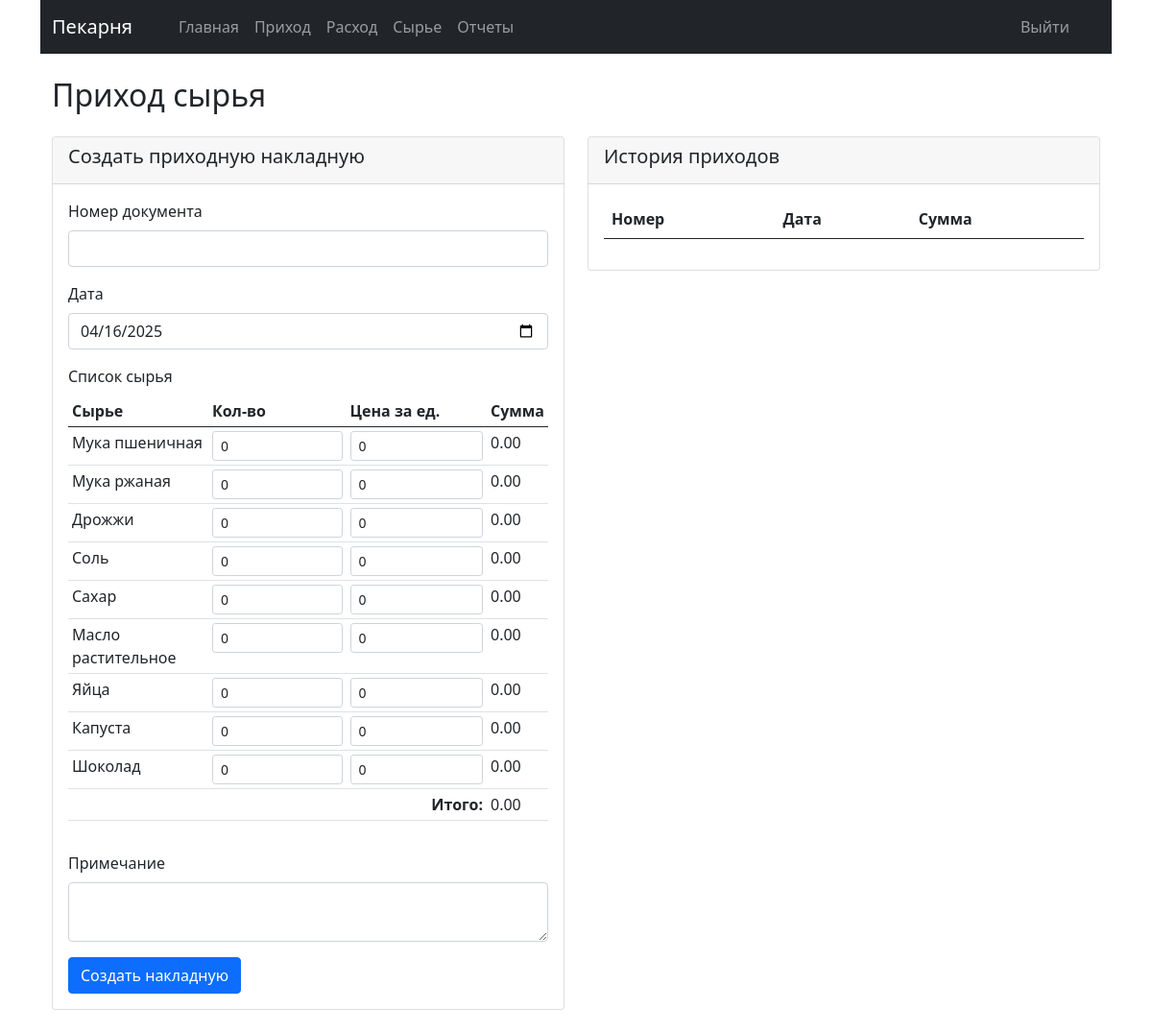
Page /index.php/storekeeper/prihod on the earlier database version.
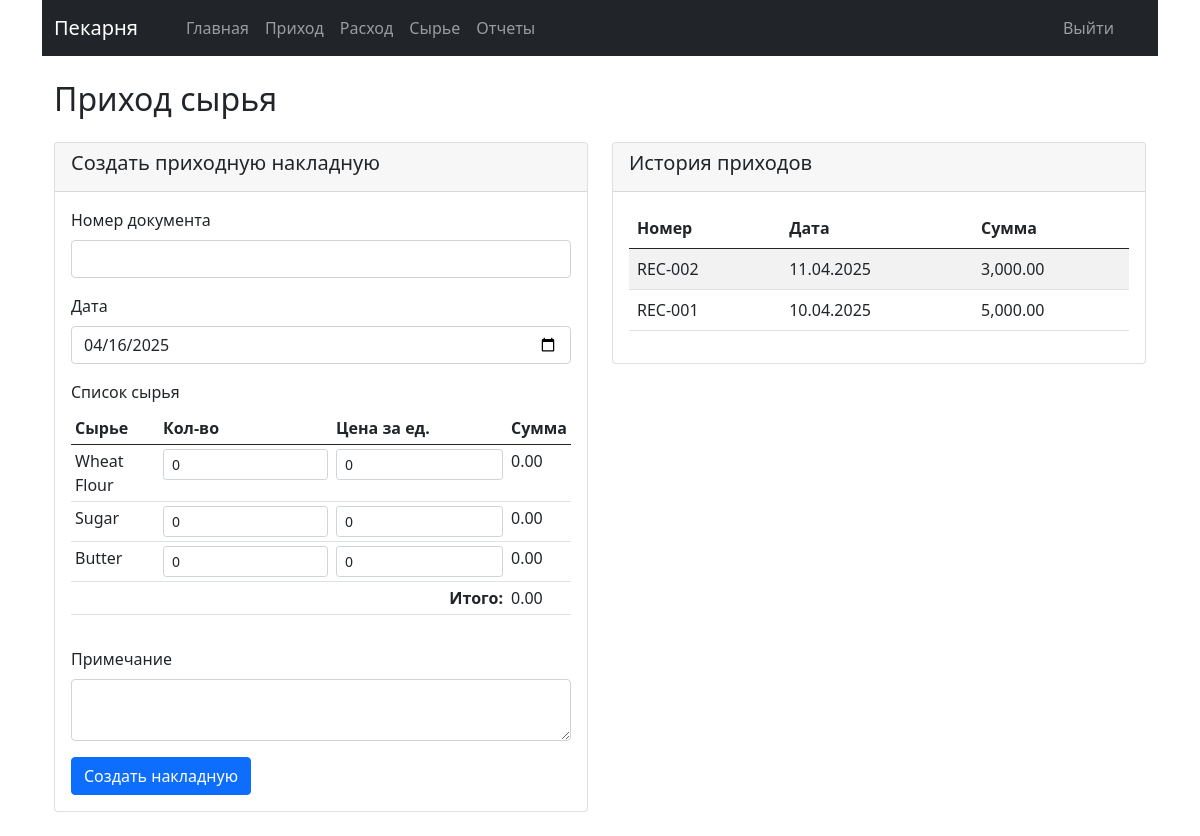
Same page on the later database version.
### tables this page shows
CREATE TABLE `Ingredients` (
  `ingredient_id` int NOT NULL,
  `name` varchar(100) NOT NULL,
  `unit_of_measure` varchar(20) NOT NULL,
  `current_stock` decimal(10,3) NOT NULL DEFAULT '0.000',
  `min_stock` decimal(10,3) NOT NULL DEFAULT '0.000',
  `cost_per_unit` decimal(10,2) DEFAULT NULL,
  `is_active` tinyint(1) DEFAULT '1'
);

CREATE TABLE `IngredientReceipts` (
  `receipt_id` int NOT NULL,
  `document_number` varchar(50) NOT NULL,
  `date` date NOT NULL,
  `supplier_id` int DEFAULT NULL,
  `total_cost` decimal(12,2) NOT NULL,
  `received_by` int DEFAULT NULL,
  `notes` text
);

### application/controllers/Storekeeper.php (called while the page is built, shortened)
<?php
class Storekeeper extends CI_Controller {
    public function __construct() {
        $this->load->model('Ingredient_model');
        $this->load->model('Recipe_model');
        $this->load->model('Report_model');
        $this->load->model('User_model');
        $this->load->model('Consumption_model');
    }
    public function prihod() {
        $data['page_title'] = 'Приход сырья';
        $data['ingredients'] = $this->Ingredient_model->get_active_ingredients();
        $data['receipts'] = $this->Recipe_model->get_receipts();
        $this->load->view('templates/head.php', $data);
        $this->load->view('templates/navbar_storekeeper.php');
        $this->load->view('storekeeper/prihod.php', $data);
        $this->load->view('templates/footer.php');
    }
}

### index.php (called while the page is built, shortened)
<?php
require_once BASEPATH.'core/CodeIgniter.php';

### application/models/Ingredient_model.php (called while the page is built, shortened)
<?php
class Ingredient_model extends CI_Model {
    public function get_active_ingredients() {
        $this->db->where('is_active', 1);
        $query = $this->db->get('Ingredients');
        return $query->result_array();
    }
}
?>

### application/models/Recipe_model.php (called while the page is built, shortened)
<?php
class Recipe_model extends CI_Model {
    public function get_receipts() {
        $this->db->select('ir.*');
        $this->db->from('IngredientReceipts ir');
        $this->db->order_by('ir.date', 'DESC');
        return $this->db->get()->result_array();
    }
}
?>

### application/views/storekeeper/prihod.php (the view, shortened to what the changed rows need)
<div class="container mt-4">
    <h2 class="mb-4">Приход сырья</h2>
    <div class="row">
        <div class="col-md-6">
            <div class="card mb-4">
                <div class="card-body">
                    <form action="<?php echo site_url('Storekeeper/create_receipt'); ?>" method="post">
                        <div class="mb-3">
                            <div class="table-responsive">
                                <table class="table table-sm">
                                    <thead>
                                        <tr>
                                            <th>Сырье</th>
                                            <th>Кол-во</th>
                                            <th>Цена за ед.</th>
                                            <th>Сумма</th>
                                        </tr>
                                    </thead>
                                    <tbody>
                                        <?php foreach($ingredients as $ingredient): ?>
                                        <tr>
                                            <td>
                                                <?php echo $ingredient['name']; ?>
                                            </td>
                                            <td>
                                                <input type="number" name="quantity[<?php echo $ingredient['ingredient_id']; ?>]"
                                                       class="form-control form-control-sm quantity-input"
                                                       min="0" step="0.001" value="0">
                                            </td>
                                            <td>
                                                <input type="number" name="price[<?php echo $ingredient['ingredient_id']; ?>]"
                                                       class="form-control form-control-sm price-input"
                                                       min="0" step="0.01" value="0">
                                            </td>
                                            <td class="item-total">0.00</td>
                                        </tr>
                                        <?php endforeach; ?>
                                    </tbody>
                                </table>
                            </div>
                        </div>
                    </form>
                </div>
            </div>
        </div>
        <div class="col-md-6">
            <div class="card">
                <div class="card-body">
                    <div class="table-responsive">
                        <table class="table table-striped">
                            <thead>
                                <tr>
                                    <th>Номер</th>
                                    <th>Дата</th>
                                    <th>Сумма</th>
                                </tr>
                            </thead>
                            <tbody>
                                <?php foreach($receipts as $receipt): ?>
                                <tr>
                                    <td><?php echo $receipt['document_number']; ?></td>
                                    <td><?php echo date('d.m.Y', strtotime($receipt['date'])); ?></td>
                                    <td><?php echo number_format($receipt['total_cost'], 2); ?></td>
                                </tr>
                                <?php endforeach; ?>
                            </tbody>
                        </table>
                    </div>
                </div>
            </div>
        </div>
    </div>
</div>

Differences in the rows shown:
removed ingredients: name "Соль"
removed ingredients: name "Сахар"
removed ingredients: name "Масло растительное"
removed ingredients: name "Яйца"
removed ingredients: name "Капуста"
removed ingredients: name "Шоколад"
changed ingredients: name "Мука пшеничная" → "Wheat Flour"
changed ingredients: name "Мука ржаная" → "Sugar"
changed ingredients: name "Дрожжи" → "Butter"
added ingredientreceipts: document_number "REC-002", date "11.04.2025", total_cost "3,000.00"
added ingredientreceipts: document_number "REC-001", date "10.04.2025", total_cost "5,000.00"
